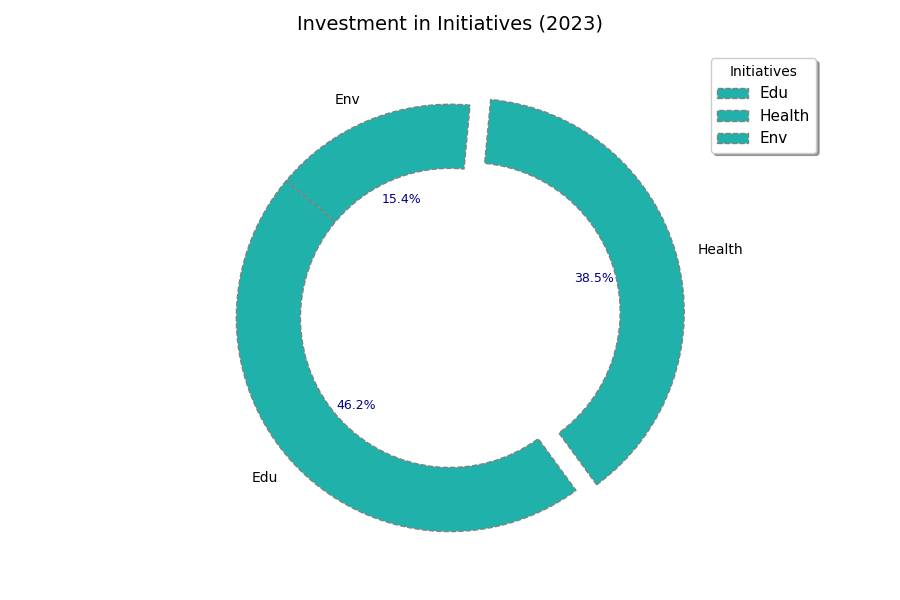

Here is the Python script that generated this plot:
import matplotlib.pyplot as plt

initiatives = ['Edu', 'Health', 'Env']
investment_percentages = [30, 25, 10]
single_color = '#20B2AA'  # Chosen single consistent color

explode = (0, 0.1, 0)

plt.figure(figsize=(9, 6))
wedges, _, autotexts = plt.pie(
    investment_percentages, 
    labels=initiatives, 
    autopct='%1.1f%%', 
    startangle=140, 
    colors=[single_color] * len(initiatives),  # Applying single color across all groups
    explode=explode,
    wedgeprops={'edgecolor': 'gray', 'linestyle': '--', 'width': 0.3}
)

for autotext in autotexts:
    autotext.set_fontsize(9)
    autotext.set_fontweight('normal')
    autotext.set_color('darkblue')

plt.title("Investment in Initiatives (2023)", fontsize=14, fontweight='normal', pad=15)

plt.legend(wedges, initiatives, title="Initiatives", loc='upper right', bbox_to_anchor=(1.2, 1), fontsize=11, fancybox=True, shadow=True)

plt.tight_layout()

plt.show()
